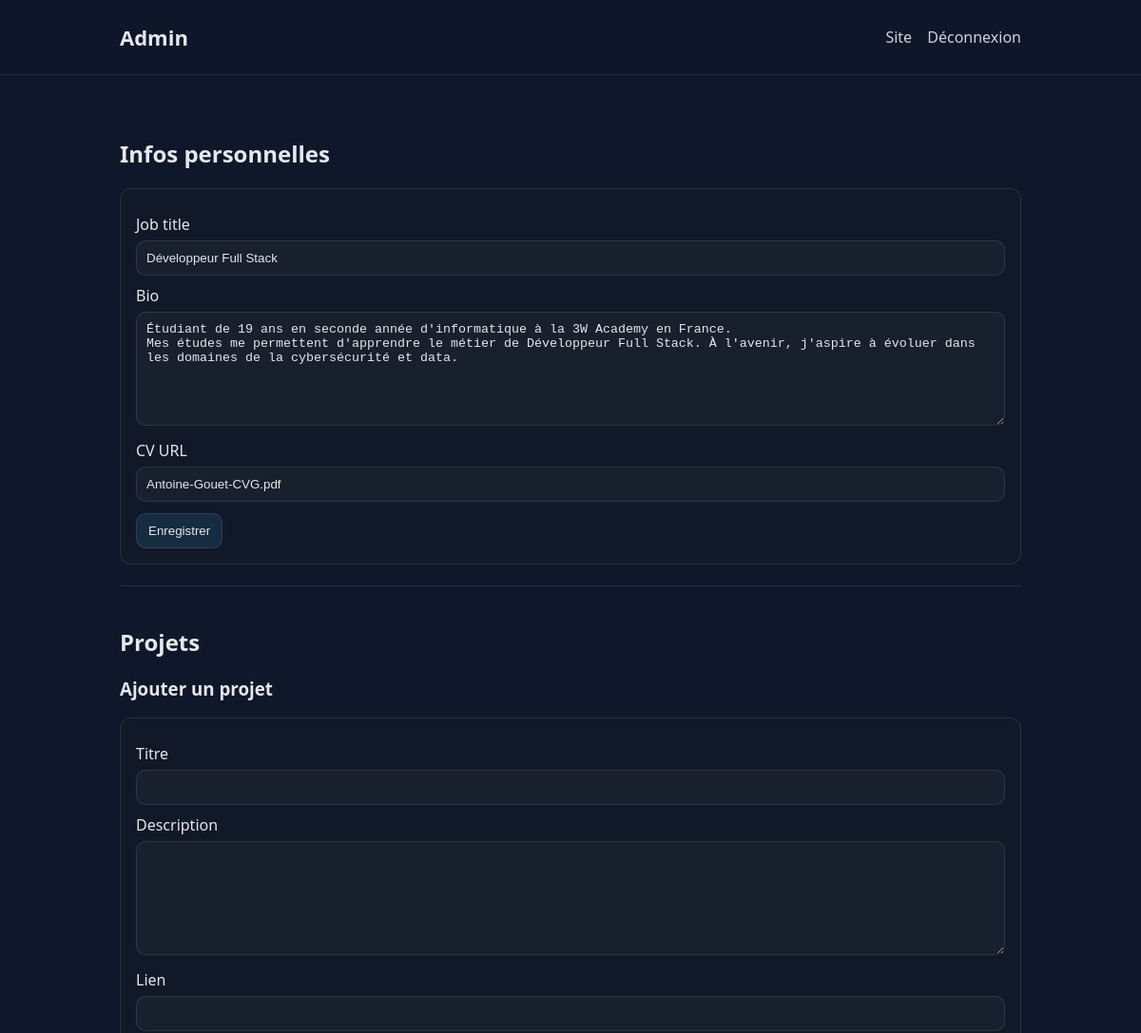
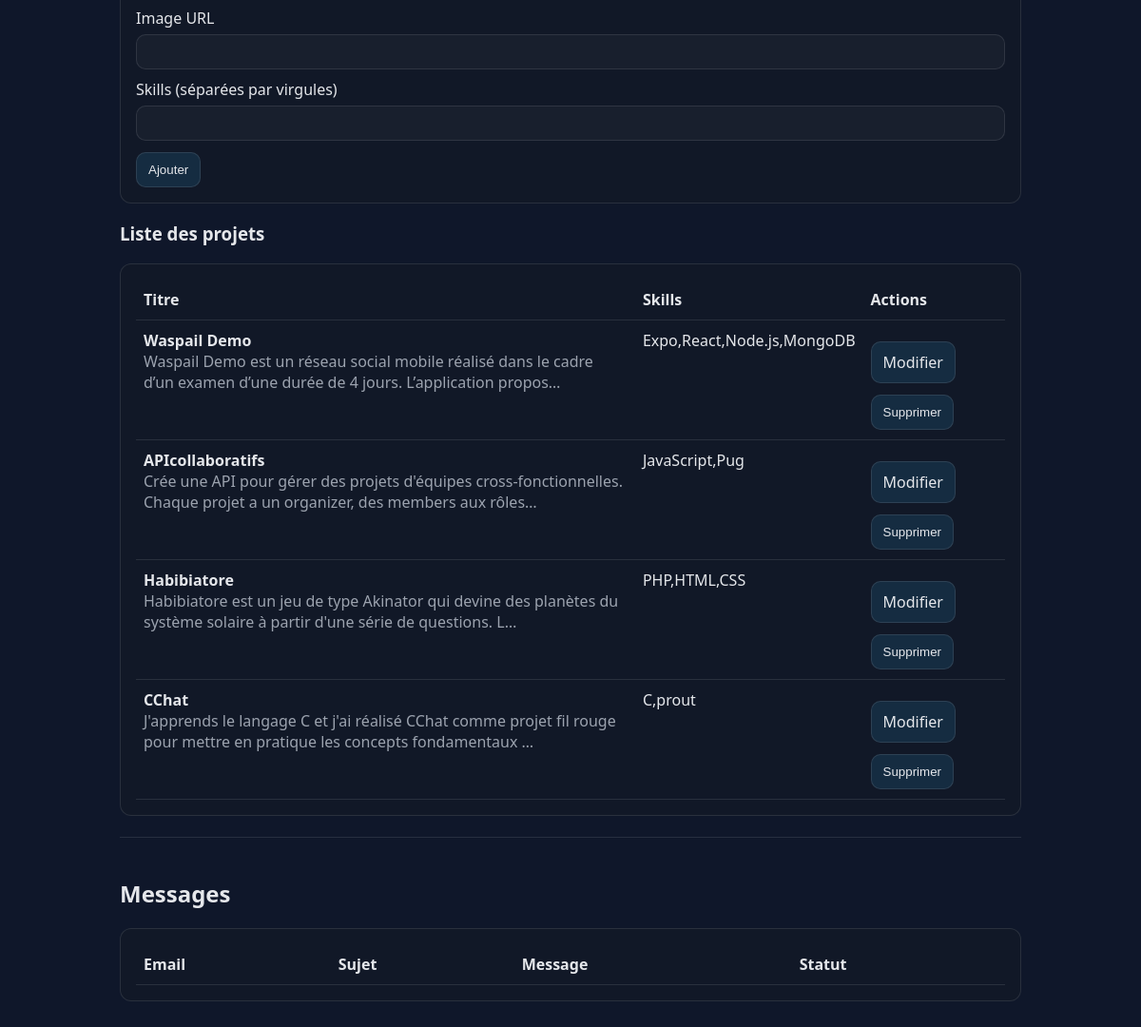
Screenshot of /admin.php (signed in) with the database file from the repository (2 pictures, top to bottom).
### tables this page shows
CREATE TABLE `user` (
  `id_user` int NOT NULL,
  `email` varchar(255) NOT NULL,
  `password_hash` varchar(255) NOT NULL,
  `job_title` varchar(255) NOT NULL,
  `bio` text,
  `cv_url` varchar(255) DEFAULT NULL
);

CREATE TABLE `project` (
  `id_project` int NOT NULL,
  `title` varchar(255) NOT NULL,
  `description` text NOT NULL,
  `link_url` varchar(255) DEFAULT NULL,
  `image_url` varchar(255) DEFAULT NULL
);

### public/view.php (called while the page is built, shortened)
<?php
function render(string $view, array $params = [], string $layout = 'layout'): void
{
    $baseDir = __DIR__;
    $viewPath = $baseDir . '/templates/' . $view . '.phtml';
    $layoutPath = $baseDir . '/templates/' . $layout . '.phtml';
    extract($params, EXTR_SKIP);
    require $viewPath;
    $content = (string) ob_get_clean();
    require $layoutPath;
}

### admin.php (called while the page is built, shortened)
<?php
$pdo = db();
$stmt = $pdo->prepare('SELECT id_user, email, job_title, bio, cv_url FROM user WHERE id_user = :id LIMIT 1');
$stmt->execute([':id' => (int) $_SESSION['user_id']]);
$currentUser = $stmt->fetch();
$notice = null;
$error = null;
$sqlProjects = <<<SQL
SELECT
    p.id_project,
    p.title,
    p.description,
    p.link_url,
    p.image_url,
    GROUP_CONCAT(s.name SEPARATOR ',') AS skill_list
FROM project p
LEFT JOIN project_skill ps ON p.id_project = ps.project_id
LEFT JOIN skill s ON ps.skill_id = s.id_skill
GROUP BY p.id_project
ORDER BY p.id_project DESC
SQL;
$projects = $pdo->query($sqlProjects)->fetchAll();
$messages = $pdo->query('SELECT id_message, email, subject, message, is_read FROM contact_message ORDER BY id_message DESC')->fetchAll();
$projectToEdit = null;
render('admin', [
    'pageTitle' => 'Admin',
    'brandTitle' => 'Admin',
    'navLinks' => [
        ['href' => 'index.php', 'label' => 'Site'],
        ['href' => 'admin.php?action=logout', 'label' => 'Déconnexion'],
    ],
    'currentUser' => $currentUser,
    'projects' => $projects,
    'messages' => $messages,
    'projectToEdit' => $projectToEdit,
    'notice' => $notice,
    'error' => $error,
]);

### lib/security.php (called while the page is built, shortened)
<?php
function e(?string $value): string
{
    return htmlspecialchars($value ?? '', ENT_QUOTES | ENT_SUBSTITUTE, 'UTF-8');
}

### public/templates/admin.phtml (the view, shortened to what this page needs)
<main class="container">
  <section>
    <h2>Infos personnelles</h2>
    <form method="post" class="card" novalidate>
      <label for="job_title">Job title</label>
      <input id="job_title" name="job_title" type="text" required value="<?= e($currentUser['job_title'] ?? ''); ?>">
      <label for="bio">Bio</label>
      <textarea id="bio" name="bio"><?= e($currentUser['bio'] ?? ''); ?></textarea>
      <label for="cv_url">CV URL</label>
      <input id="cv_url" name="cv_url" type="text" value="<?= e($currentUser['cv_url'] ?? ''); ?>">
      <button class="btn" type="submit">Enregistrer</button>
    </form>
  </section>
  <section>
    <h2>Projets</h2>
    <?php if ($projectToEdit): ?>
      <h3>Modifier un projet</h3>
      <form method="post" class="card" novalidate>
        <input type="hidden" name="_csrf" value="<?= e(csrf_token()); ?>">
        <input type="hidden" name="action" value="update_project">
        <input type="hidden" name="id_project" value="<?= (int)$projectToEdit['id_project']; ?>">
        <label for="title_e">Titre</label>
        <input id="title_e" name="title" type="text" required value="<?= e($projectToEdit['title']); ?>">
        <label for="description_e">Description</label>
        <textarea id="description_e" name="description" required><?= e($projectToEdit['description']); ?></textarea>
        <label for="link_url_e">Lien</label>
        <input id="link_url_e" name="link_url" type="text" value="<?= e($projectToEdit['link_url'] ?? ''); ?>">
        <label for="image_url_e">Image URL</label>
        <input id="image_url_e" name="image_url" type="text" value="<?= e($projectToEdit['image_url'] ?? ''); ?>">
        <label for="skill_list_e">Skills (séparées par virgules)</label>
        <input id="skill_list_e" name="skill_list" type="text" required value="<?= e($projectToEdit['skill_list']); ?>">
        <button class="btn" type="submit">Mettre à jour</button>
        <a class="btn" href="admin.php">Annuler</a>
      </form>
    <?php else: ?>
      <h3>Ajouter un projet</h3>
      <form method="post" class="card" novalidate>
        <label for="title">Titre</label>
        <input id="title" name="title" type="text" required>
        <label for="description">Description</label>
        <textarea id="description" name="description" required></textarea>
        <label for="link_url">Lien</label>
        <input id="link_url" name="link_url" type="text">
        <label for="image_url">Image URL</label>
        <input id="image_url" name="image_url" type="text">
        <label for="skill_list">Skills (séparées par virgules)</label>
        <input id="skill_list" name="skill_list" type="text" required>
        <button class="btn" type="submit">Ajouter</button>
      </form>
    <?php endif; ?>
    <h3>Liste des projets</h3>
    <div class="card">
      <table class="table">
        <thead>
          <tr>
            <th>Titre</th>
            <th>Skills</th>
            <th>Actions</th>
          </tr>
        </thead>
        <tbody>
        <?php foreach ($projects as $p): ?>
          <tr>
            <td>
              <strong><?= e($p['title']); ?></strong>
              <div class="muted"><?= e(mb_strimwidth($p['description'], 0, 120, '…')); ?></div>
            </td>
            <td><?= e($p['skill_list']); ?></td>
            <td>
              <a class="btn" href="admin.php?edit_project=<?= (int)$p['id_project']; ?>">Modifier</a>
              <form method="post" style="display:inline" onsubmit="return confirm('Supprimer ce projet ?');">
                <button class="btn" type="submit">Supprimer</button>
              </form>
            </td>
          </tr>
        <?php endforeach; ?>
        </tbody>
      </table>
    </div>
  </section>
  <section>
    <h2>Messages</h2>
    <div class="card">
      <table class="table">
        <thead>
          <tr>
            <th>Email</th>
            <th>Sujet</th>
            <th>Message</th>
            <th>Statut</th>
          </tr>
        </thead>
      </table>
    </div>
  </section>
</main>

### public/templates/layout.phtml (shortened to what this page needs)
<?php
$brandTitle = $brandTitle ?? 'Portfolio';
$navLinks = $navLinks ?? [
  ['href' => '#profil', 'label' => 'Profil'],
  ['href' => '#projets', 'label' => 'Projets'],
  ['href' => '#contact', 'label' => 'Contact'],
];
?>
<!doctype html>
<html lang="fr">
<head>
  <link rel="stylesheet" href="./public/css/style.css">
</head>
<body>
<header>
  <div class="container nav">
    <h1><?= e($brandTitle); ?></h1>
    <nav>
      <?php foreach ($navLinks as $link): ?>
        <a href="<?= e($link['href']); ?>"><?= e($link['label']); ?></a>
      <?php endforeach; ?>
    </nav>
  </div>
</header>
<?= $content; ?>
</body>
</html>

### public/css/style.css (style rules this page uses)
:root { --max: 980px; --bg: #0f172a; --card: #111827; --text: #e5e7eb; --muted: #9ca3af; --border: rgba(255,255,255,.10); --accent: #38bdf8; }
* { box-sizing: border-box; }
body { margin: 0; font-family: system-ui, -apple-system, Segoe UI, Roboto, sans-serif; background: var(--bg); color: var(--text); }
a { color: var(--accent); text-decoration: none; }
.container { max-width: var(--max); margin: 0 auto; padding: 24px 16px; }
header { position: sticky; top: 0; background: rgba(15,23,42,.85); border-bottom: 1px solid var(--border); backdrop-filter: blur(8px); }
.nav { display: flex; align-items: center; justify-content: space-between; gap: 12px; }
.nav a { color: var(--text); margin-left: 12px; opacity: .9; }
h1 { font-size: 22px; margin: 0; }
section { padding: 22px 0; border-bottom: 1px solid var(--border); }
section:last-child { border-bottom: 0; }
.card { background: var(--card); border: 1px solid var(--border); border-radius: 12px; padding: 16px; }
.muted { color: var(--muted); }
label { display: block; margin: 10px 0 6px; }
input, textarea { width: 100%; padding: 10px; border-radius: 10px; border: 1px solid var(--border); background: rgba(255,255,255,.03); color: var(--text); }
textarea { min-height: 120px; resize: vertical; }
.btn { display: inline-block; margin-top: 12px; padding: 10px 12px; border-radius: 10px; border: 1px solid var(--border); background: rgba(56,189,248,.12); color: var(--text); cursor: pointer; }
.table { width: 100%; border-collapse: collapse; }
.table th, .table td { border-bottom: 1px solid var(--border); padding: 10px 8px; text-align: left; vertical-align: top; }

### rows the page displays
user: job_title "Développeur Full Stack", bio "Étudiant de 19 ans en seconde année d'informatique à la 3W Academy en France. Mes études me permettent d'apprendre le métier de Développeur Full Stack. À l'avenir, j'aspire à évoluer dans les domaines de la cybersécurité et data.", cv_url "Antoine-Gouet-CVG.pdf"
project: title "Waspail Demo", description "Waspail Demo est un réseau social mobile réalisé dans le cadre d’un examen d’une durée de 4 jours. L’application propos…", skill_list "Expo,React,Node.js,MongoDB"
project: title "APIcollaboratifs", description "Crée une API pour gérer des projets d'équipes cross-fonctionnelles. Chaque projet a un organizer, des members aux rôles…", skill_list "JavaScript,Pug"
project: title "Habibiatore", description "Habibiatore est un jeu de type Akinator qui devine des planètes du système solaire à partir d'une série de questions. L…", skill_list "PHP,HTML,CSS"
project: title "CChat", description "J'apprends le langage C et j'ai réalisé CChat comme projet fil rouge pour mettre en pratique les concepts fondamentaux …", skill_list "C,prout"

### other values shown
$brandTitle "Admin"
$link['label'] "Site"
$link['label'] "Déconnexion"
